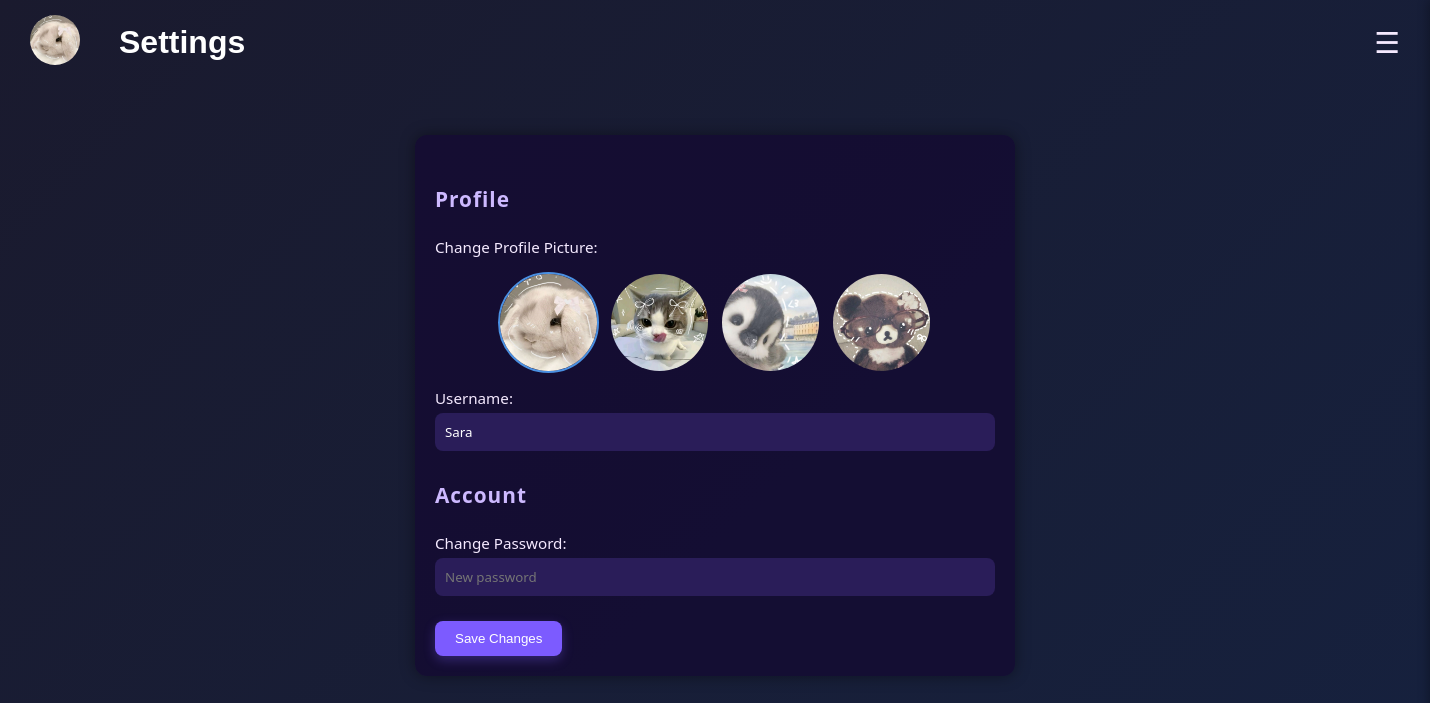
The app's page /settings.php (signed in) with its own data.
### tables this page shows
CREATE TABLE `user` (
  `userID` int(11) NOT NULL,
  `username` varchar(50) NOT NULL,
  `email` varchar(100) NOT NULL,
  `password` varchar(255) NOT NULL,
  `profilePicture` varchar(255) DEFAULT 'default.png',
  `createdAt` timestamp NOT NULL DEFAULT CURRENT_TIMESTAMP
);

### settings.php (the view, shortened to what this page needs)
<?php
require_once 'connection.php';
$userID = $_SESSION['userID'] ?? null;
$username = "";
$email    = "";
$pfp      = "profile.jpg";
$stmt = $conn->prepare("SELECT username, email, profilePicture FROM user WHERE userID = ?");
if ($stmt) {
    $stmt->bind_param("i", $userID);
    $stmt->execute();
    $stmt->bind_result($username, $email, $profilePictureFromDB);
    if ($stmt->fetch()) {
        $pfp = $profilePictureFromDB ?: "profile.jpg";
    }
}
?>
<!DOCTYPE html>
<html lang="en">
  <head>
    <link rel="stylesheet" href="user_page.css" />
    <link rel="stylesheet" href="main.css" />
  </head>
  <body>
    <div class="fadeInUp-animation">
      <div class="top-header">
        <div class="profile-section">
          <a href="user_page.php">
            <img src="images/<?php echo htmlspecialchars($pfp); ?>" alt="Profile" />
          </a>
          <h1>Settings</h1>
        </div>
        <button class="hamburger" id="hamburger">☰</button>
      </div>
      <section class="settings-page">
        <form method="post" action="settings.php">
          <h2>Profile</h2>
          <label>Change Profile Picture:</label>
          <div class="pic-options">
            <img src="images/rabbit.jpg"  class="option<?php echo ($pfp === 'rabbit.jpg' ? ' selected' : ''); ?>"  data-file="rabbit.jpg" />
            <img src="images/cat.jpg"     class="option<?php echo ($pfp === 'cat.jpg' ? ' selected' : ''); ?>"     data-file="cat.jpg" />
            <img src="images/penguin.jpg" class="option<?php echo ($pfp === 'penguin.jpg' ? ' selected' : ''); ?>" data-file="penguin.jpg" />
            <img src="images/bear.jpg"    class="option<?php echo ($pfp === 'bear.jpg' ? ' selected' : ''); ?>"    data-file="bear.jpg" />
          </div>
          <label>Username:</label>
          <input class="username"
                 type="text"
                 name="username"
                 placeholder="Enter new username"
                 value="<?php echo htmlspecialchars($username); ?>" />
        <h2>Account</h2>
        <label>Change Password:</label>
        <input class="password"
               type="password"
               name="password"
               placeholder="New password" />
        <button class="save-btn" type="submit" name="save_settings">Save Changes</button>
        </form>
      </section>
    </div>
  </body>
</html>

### user_page.css (style rules this page uses)
body { color: white; overflow-x: hidden; overflow-y: auto; overscroll-behavior: none; }
.fadeInUp-animation { animation: fadeInUp 1.2s ease forwards; will-change: transform, opacity; position: relative; backface-visibility: hidden; transform-style: preserve-3d; }
h1 { color: white; text-align: left; margin-left: 3vh; font-size: 2rem; font-family: "Trebuchet MS", "Lucida Sans Unicode", "Lucida Grande", "Lucida Sans", Arial, sans-serif; }
h2 { margin-bottom: 1.5rem; color: #f7f7f7; letter-spacing: 1px; }
.top-header { display: flex; justify-content: space-between; align-items: center; padding: 15px 30px; }
.profile-section { display: flex; align-items: center; }
.profile-section img { width: 50px; height: 50px; border-radius: 50%; margin-right: 15px; transition: transform 0.3s ease, box-shadow 0.4s ease; }
.hamburger { font-size: 1.8rem; background: none; border: none; color: #f5eaff; cursor: pointer; transition: transform 0.3s ease; }
.settings-page { max-width: 600px; margin: 50px auto; padding: 20px; background: rgba(20, 10, 50, 0.8); border-radius: 12px; box-shadow: 0 0 15px rgba(0, 0, 0, 0.4); color: #f5eaff; transition: all 0.3s ease; }
.settings-page h2 { color: #cdb9ff; margin-top: 30px; font-size: 1.3rem; }
.settings-page label { display: block; margin-top: 15px; font-size: 0.95rem; }
.settings-page input, .settings-page textarea, .settings-page select { width: 100%; margin-top: 5px; padding: 10px; border-radius: 8px; border: none; background: #2a1d59; color: white; font-family: inherit; }
.save-btn { margin-top: 25px; background: #7c5bff; color: white; border: none; padding: 10px 20px; border-radius: 8px; cursor: pointer; transition: all 0.3s ease; box-shadow: 0 4px 12px rgba(124, 92, 255, 0.3); }

### main.css (style rules this page uses)
* { margin: 0; padding: 0; box-sizing: border-box; }
body { font-family: 'Segoe UI', Tahoma, Geneva, Verdana, sans-serif; background: linear-gradient(135deg, #1a1a2e 0%, #16213e 100%); color: #e4e4e4; min-height: 100vh; display: flex; flex-direction: column; }
.pic-options { margin-top: 15px; display: flex; gap: 10px; justify-content: center; }
.option { width: 6.3em; height:6.3em; border-radius: 50%; cursor: pointer; object-fit: cover; border: 2px solid transparent; transition: 0.2s; }
.option.selected { border-color: #4a90e2; }

### records on screen
user: profilePicture (picture), username "Sara"
